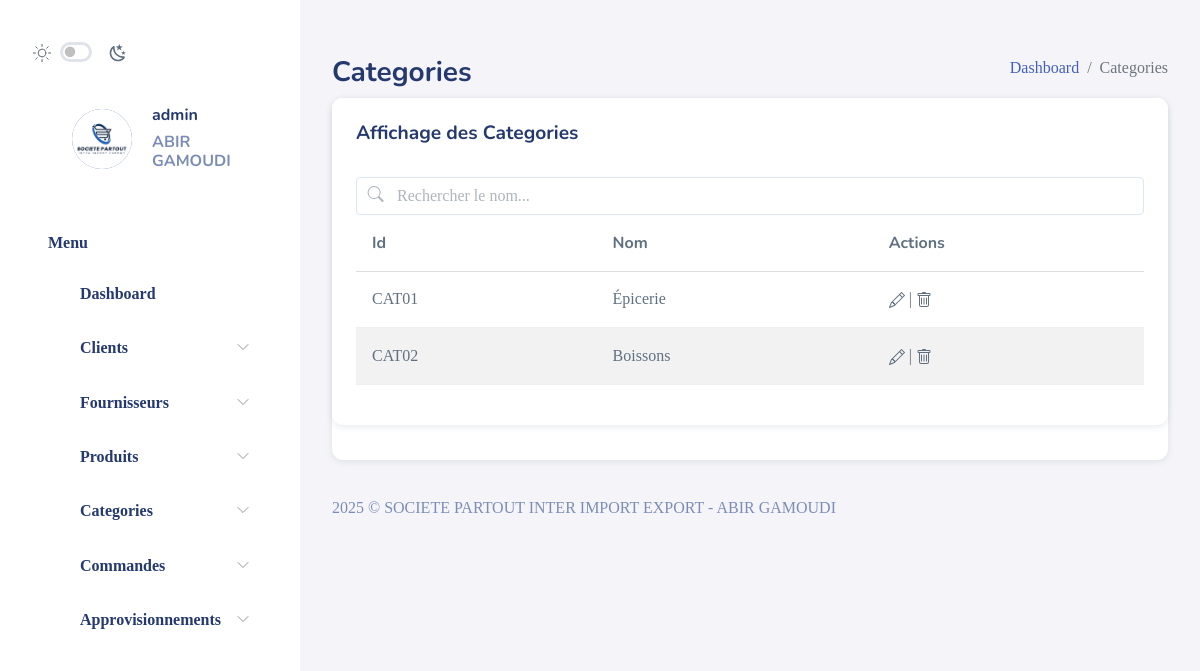
Page /Projet_Web_TP-main/Presentation/Categorie/afficherCategories.php (signed in) on the committed database.
### tables this page shows
CREATE TABLE `categorie` (
  `idCategorie` varchar(10) NOT NULL,
  `nomCategorie` varchar(50) NOT NULL
);

### Projet_Web_TP-main/DAO/DAO.php (called while the page is built, shortened)
<?php
    class DAO{
        function getPDO(){
            return new PDO("mysql:host=localhost:3306;dbname=projet_gestion_stock", "root", "");
        }
        function afficherCategorie(){
            $pdo = $this->getPDO();
            $stmt=$pdo->prepare("SELECT * FROM categorie");
            $stmt->execute();
            $cat=[];
            while($row = $stmt->fetch(PDO::FETCH_ASSOC)){
                extract($row);
                $cli=new Categorie($idCategorie,$nomCategorie);
                $cat[]=$cli;
            }
            return $cat;
        }
}
?>

### Projet_Web_TP-main/Metier/categorie.php (called while the page is built, shortened)
<?php
include_once __DIR__ . '/../DAO/DAO.php';
class Categorie{
    private $idCategorie;
    private $nomCategorie;
    function __construct($i,$n){
        $this->idCategorie = $i;
        $this->nomCategorie = $n;
    }
    function get($c){
        switch($c){
            case "i" : return $this->idCategorie;
            case "n" : return $this->nomCategorie;
        }
    }
    static function afficher(){
        $dao = new DAO();
        return $dao->afficherCategorie();
    }
}
?>

### Projet_Web_TP-main/Presentation/Categorie/afficherCategories.php (the view, shortened to what this page needs)
<?php $title = "Categories" ;include "../templates/header.php" ?>
<div id="main">
    <br>
    <div class="page-heading">
        <div class="page-title">
            <div class="row">
                <div class="col-12 col-md-6 order-md-1 order-last">
                    <h3>Categories</h3>
                </div>
                <div class="col-12 col-md-6 order-md-2 order-first">
                    <nav aria-label="breadcrumb" class="breadcrumb-header float-start float-lg-end">
                        <ol class="breadcrumb">
                            <li class="breadcrumb-item"><a href="../dashboard.php">Dashboard</a></li>
                            <li class="breadcrumb-item active" aria-current="page">Categories</li>
                        </ol>
                    </nav>
                </div>
            </div>
        </div>
        <section class="section">
            <div class="card">
                <div class="card">
                    <div class="card-header">
                        <h4 class="card-title">Affichage des Categories</h4>
                    </div>
                    <div class="card-content">
                        <div class="card-body">
                            <div class="email-fixed-search flex-grow-1">
                                <div class="form-group position-relative mb-0 has-icon-left">
                                    <input type="text" class="form-control" placeholder="Rechercher le nom..."
                                        id="search" onkeyup="FilterkeyWord()">
                                    <div class="form-control-icon">
                                        <svg class="bi" width="1.5em" height="1.5em" fill="currentColor">
                                            <use xlink:href="../../assets/images/bootstrap-icons.svg#search"></use>
                                        </svg>
                                    </div>
                                </div>
                            </div>
                            <div class="table-responsive">
                                <table class="table table-md table-striped" id="table">
                                    <thead>
                                        <tr>
                                            <th>Id</th>
                                            <th>Nom</th>
                                            <th>Actions</th>
                                        </tr>
                                    </thead>
                                    <tbody>
                                        <?php
                                        $tab = Categorie::afficher();
                                        echo "<tr>";
                                        foreach($tab as $t) { ?>
                                        <tr>
                                            <td><?=$t->get("i")?></td>
                                            <td><?=$t->get("n")?></td>
                                            <td>
                                                <span>
                                                    <a data-bs-toggle="modal"
                                                        data-bs-target="#modifier<?=$t->get("i")?>">
                                                        <svg class="bi" width="1em" height="1em"
                                                            fill="currentColor">
                                                            <use
                                                                xlink:href="../../assets/images/bootstrap-icons.svg#pencil">
                                                            </use>
                                                        </svg>
                                                    </a>&#124;
                                                    <a data-bs-toggle="modal"
                                                        data-bs-target="#supprimer<?=$t->get("i")?>">
                                                        <svg class="bi" width="1em" height="1em"
                                                            fill="currentColor">
                                                            <use
                                                                xlink:href="../../assets/images/bootstrap-icons.svg#trash">
                                                            </use>
                                                        </svg>
                                                    </a>
                                                </span>
                                            </td>
                                        </tr>
                                        <?php }
                                        echo"</tr>";
                                        ?>
                                    </tbody>
                                </table>
                            </div>
                        </div>
                    </div>
                </div>
            </div>
        </section>
    </div>
    <?php include "../templates/footer.php" ?>

### rows in the picture
categorie: idCategorie "CAT01", nomCategorie "Épicerie"
categorie: idCategorie "CAT02", nomCategorie "Boissons"
